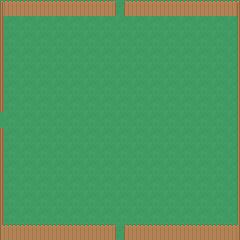

The image is a tile-based game level rendered from a .tmx file. Its description and complete source (layers, tilesets, objects, tile grids) follow:
An orthogonal 15x15 tile map with 16x16 px tiles, 2 tile layers (Background, Foreground) and 3 objects (3x exit).

<map version="1.0" tiledversion="1.0.2" orientation="orthogonal" renderorder="right-down" width="15" height="15" tilewidth="16" tileheight="16" nextobjectid="2">
 <tileset firstgid="1" source="tileset.tsx" />
 <layer name="Background" width="15" height="15">
  <properties>
   <property name="layer" value="background" />
   <property name="nocollide" value="true" />
   <property name="tileset" value="tileset" />
  </properties>
  <data encoding="csv">
964,964,964,964,964,964,964,964,964,964,964,964,964,964,964,
964,964,964,964,964,964,964,964,964,964,964,964,964,964,964,
964,964,964,964,964,964,964,964,964,964,964,964,964,964,964,
964,964,964,964,964,964,964,964,964,964,964,964,964,964,964,
964,964,964,964,964,964,964,964,964,964,964,964,964,964,964,
964,964,964,964,964,964,964,964,964,964,964,964,964,964,964,
964,964,964,964,964,964,964,964,964,964,964,964,964,964,964,
964,964,964,964,964,964,964,964,964,964,964,964,964,964,964,
964,964,964,964,964,964,964,964,964,964,964,964,964,964,964,
964,964,964,964,964,964,964,964,964,964,964,964,964,964,964,
964,964,964,964,964,964,964,964,964,964,964,964,964,964,964,
964,964,964,964,964,964,964,964,964,964,964,964,964,964,964,
964,964,964,964,964,964,964,964,964,964,964,964,964,964,964,
964,964,964,964,964,964,964,964,964,964,964,964,964,964,964,
964,964,964,964,964,964,964,964,964,964,964,964,964,964,964
</data>
 </layer>
 <layer name="Foreground" width="15" height="15">
  <properties>
   <property name="layer" value="foreground" />
   <property name="tileset" value="tileset" />
  </properties>
  <data encoding="csv">
540,541,541,541,541,541,541,576,541,541,541,541,541,541,542,
577,0,0,0,0,0,0,0,0,0,0,0,0,0,579,
577,0,0,0,0,0,0,0,0,0,0,0,0,0,579,
577,0,0,0,0,0,0,0,0,0,0,0,0,0,579,
577,0,0,0,0,0,0,0,0,0,0,0,0,0,579,
577,0,0,0,0,0,0,0,0,0,0,0,0,0,579,
577,0,0,0,0,0,0,0,0,0,0,0,0,0,579,
0,0,0,0,0,0,0,0,0,0,0,0,0,0,579,
577,0,0,0,0,0,0,0,0,0,0,0,0,0,579,
577,0,0,0,0,0,0,0,0,0,0,0,0,0,579,
577,0,0,0,0,0,0,0,0,0,0,0,0,0,579,
577,0,0,0,0,0,0,0,0,0,0,0,0,0,579,
577,0,0,0,0,0,0,0,0,0,0,0,0,0,579,
577,0,0,0,0,0,0,0,0,0,0,0,0,0,579,
614,615,615,615,615,615,615,576,615,615,615,615,615,615,616
</data>
 </layer>
 <objectgroup name="Objects">
  <properties>
   <property name="tileset" value="tileset" />
  </properties>
  <object id="14" name="Exit_Left" type="exit" x="-8" y="112" width="3" height="16">
   <properties>
    <property name="direction" value="left" />
   </properties>
  </object>
  <object id="10" name="Exit_Down" type="exit" x="112" y="245" width="16" height="3">
   <properties>
    <property name="direction" value="down" />
   </properties>
  </object>
  <object id="12" name="Exit_Up" type="exit" x="112" y="-8" width="16" height="3">
   <properties>
    <property name="direction" value="up" />
   </properties>
  </object>
 </objectgroup>
</map>
